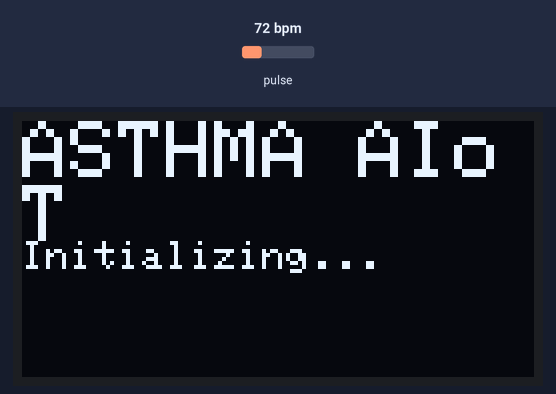
This sketch was run on a simulated ESP32. On the bench: 128×64 one-colour display. The test bench sets the inputs (shaded band); at power-on: pulse 72 bpm. WiFi joins after 1.5 s; servers stay silent unless stated; I2S audio is not simulated (input reads silence); not simulated (calls return 0 or success): secrets.h; what the sketch prints to the serial monitor is not drawn.

Above: at 1.1 s.
At 6.8 s:
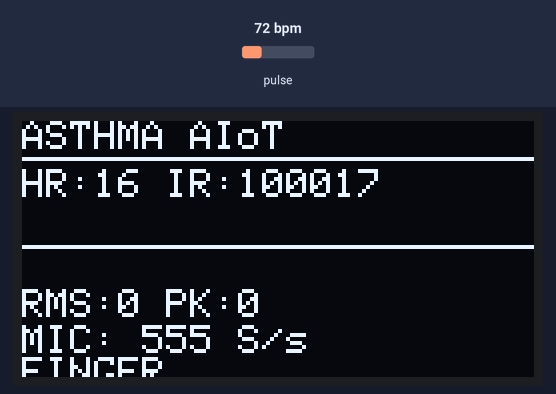
6.9 s: pulse set to 158 bpm
At 7.48 s:
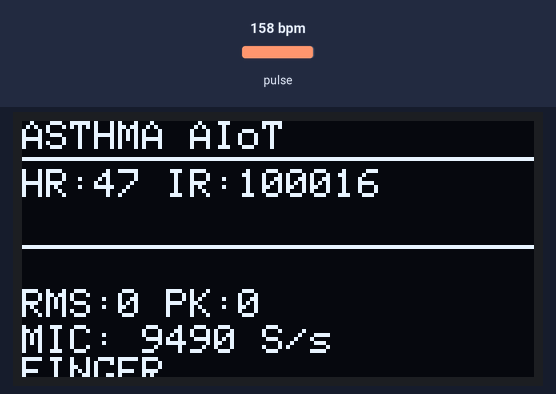
8.8 s: pulse set to 42 bpm
At 9.31 s:
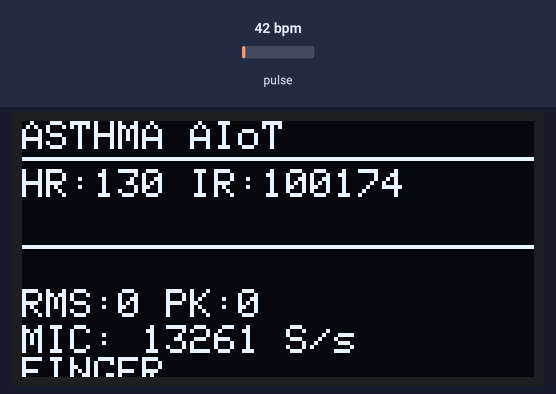
10.6 s: pulse set to 100 bpm
At 11.15 s:
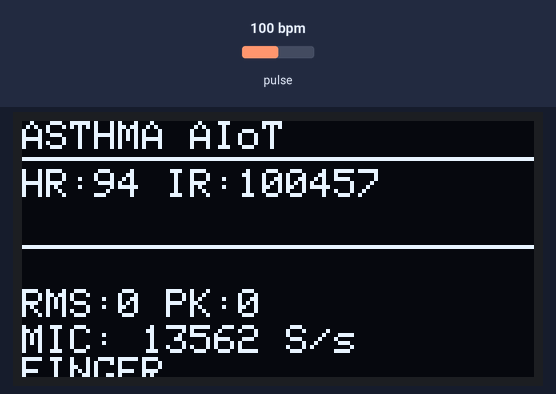
Timing chart, 0 to 13.6 s (numbered marks = the images above; inputs shaded):
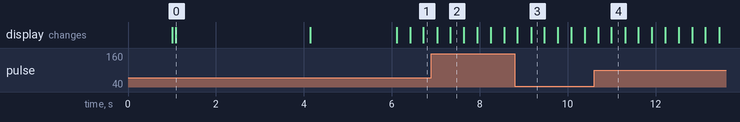

Measured:
- what the display in image 0 shows lasts 3.0 s, from 1.1 s to 4.1 s

The sketch:

main.ino
```cpp
#include <Arduino.h>

#include "inmp441_sensor.h"
#include "max30102_sensor.h"
#include "oled_display.h"
#include "wifi_manager.h"
#include "blynk_manager.h"

unsigned long lastDisplayUpdate = 0;

const unsigned long DISPLAY_INTERVAL = 200;

// Buffer waveform cho OLED (128 cot = rong man hinh)
static int16_t waveBuf[128];

void setup() {
  Serial.begin(115200);

  delay(1000);

  Serial.println();
  Serial.println("==============================");
  Serial.println("      ASTHMA AIoT");
  Serial.println("      MAIN FIRMWARE");
  Serial.println("==============================");

  // ==========================
  // OLED
  // ==========================

  Serial.println("[SYSTEM] Starting OLED...");

  if (!oled_init()) {
    Serial.println("[ERROR] OLED initialization failed!");

    while (true) {
      delay(1000);
    }
  }

  oled_showMessage("ASTHMA AIoT", "Initializing...");

  delay(500);

  // ==========================
  // MAX30102
  // ==========================

  Serial.println("[SYSTEM] Starting MAX30102...");

  if (!max30102_init()) {
    Serial.println("[ERROR] MAX30102 initialization failed!");

    oled_showError("MAX30102 ERROR");

    while (true) {
      delay(1000);
    }
  }

  delay(500);

  // ==========================
  // INMP441
  // ==========================

  Serial.println("[SYSTEM] Starting INMP441...");

  if (!inmp441_init()) {
    Serial.println("[ERROR] INMP441 initialization failed!");

    oled_showError("INMP441 ERROR");

    while (true) {
      delay(1000);
    }
  }

  delay(500);

  // ==========================
  // WIFI
  // ==========================

  Serial.println("[SYSTEM] Starting WiFi...");

  bool wifiOk = wifi_init();

  // ==========================
  // BLYNK
  // ==========================

  blynk_init();

  // ==========================
  // SYSTEM READY
  // ==========================

  Serial.println();
  Serial.println("==============================");
  Serial.println("      SYSTEM READY");
  Serial.printf("      WiFi : %s\n", wifiOk ? "CONNECTED" : "OFFLINE");
  Serial.println("==============================");

  oled_showReady();

  delay(1500);
}

void loop() {
  // ==========================
  // READ MAX30102
  // ==========================

  max30102_update();

  // ==========================
  // READ INMP441
  // ==========================

  inmp441_update();

  // ==========================
  // WIFI + BLYNK
  // ==========================

  wifi_update();

  blynk_setHealth(max30102_getAverageBPM(), max30102_hasFinger(),
                  inmp441_getRMS(), inmp441_getMeasuredRate());

  blynk_update();

  // ==========================
  // UPDATE OLED
  // ==========================

  if (millis() - lastDisplayUpdate >= DISPLAY_INTERVAL) {
    lastDisplayUpdate = millis();

    int waveLen = inmp441_readRaw(waveBuf, 128);

    oled_update(max30102_getBPM(), max30102_getAverageBPM(), max30102_getIR(),
                max30102_hasFinger(),

                inmp441_getRMS(), inmp441_getPeak(),
                inmp441_getMeasuredRate(), waveBuf, waveLen);
  }
}
```

blynk_manager.cpp
```cpp
// Luu y: secrets.h PHAI duoc include truoc BlynkSimpleEsp32.h
// vi BLYNK_TEMPLATE_ID / BLYNK_AUTH_TOKEN phai dinh nghia san

#define BLYNK_PRINT Serial

#include "secrets.h"

#include <BlynkSimpleEsp32.h>

#include "blynk_manager.h"

#include "wifi_manager.h"

// Push data moi 3 giay - tranh vuot rate limit cua Blynk
#define SEND_INTERVAL_MS 3000

// Virtual pins (tao trong Blynk Console -> Datastreams)
// V0 = Heart Rate (BPM)
// V1 = SpO2 (chua lam - buoc 2 trong ke hoach)
// V2 = Audio RMS
// V3 = Audio Status (chuoi)

struct {

  int avgBpm;

  bool finger;

  float rms;

  uint32_t audioRate;

} blynkCache = {0, false, 0, 0};

static unsigned long lastSendMs = 0;

// =========================
// INIT
// =========================

bool blynk_init() {

  Serial.println("[BLYNK] Configuring...");

  Blynk.config(BLYNK_AUTH_TOKEN);

  // Khong goi Blynk.connect() o day de tranh block.
  // Blynk.run() trong blynk_update() se tu ket noi khi co WiFi.
  Serial.println("[BLYNK] OK (se ket noi trong loop)");

  return true;
}

// =========================
// SET DATA
// =========================

void blynk_setHealth(int avgBpm, bool fingerDetected, float rms,
                     uint32_t audioRate) {

  blynkCache.avgBpm = avgBpm;

  blynkCache.finger = fingerDetected;

  blynkCache.rms = rms;

  blynkCache.audioRate = audioRate;
}

// =========================
// UPDATE
// =========================

void blynk_update() {

  if (!wifi_isConnected()) {

    return;
  }

  Blynk.run();

  if (!Blynk.connected()) {

    return;
  }

  if (millis() - lastSendMs < SEND_INTERVAL_MS) {

    return;
  }

  lastSendMs = millis();

  int bpm = (blynkCache.finger && blynkCache.avgBpm > 0) ? blynkCache.avgBpm : 0;

  Blynk.virtualWrite(V0, bpm);

  Blynk.virtualWrite(V2, (int)blynkCache.rms);

  bool audioOk = (blynkCache.audioRate > 14000 && blynkCache.audioRate < 18000);

  Blynk.virtualWrite(V3, audioOk ? "OK" : "NO DATA");
}

// =========================
// GETTERS
// =========================

bool blynk_isConnected() { return Blynk.connected(); }
```

blynk_manager.h
```cpp
#ifndef BLYNK_MANAGER_H
#define BLYNK_MANAGER_H

#include <Arduino.h>

// Config Blynk (khong block - ket noi dien ra trong blynk_update)
bool blynk_init();

// Goi trong loop - chay Blynk.run() va tu dong push data moi 3 giay
void blynk_update();

bool blynk_isConnected();

// Cap nhat gia tri moi nhat tu sensor - se duoc push trong blynk_update
void blynk_setHealth(int avgBpm, bool fingerDetected, float rms,
                     uint32_t audioRate);

#endif
```

inmp441_sensor.cpp
```cpp
#include "inmp441_sensor.h"

#include <driver/i2s.h>
#include <math.h>

// =========================
// I2S
// =========================

#define I2S_PORT I2S_NUM_0

#define I2S_SCK 14
#define I2S_WS 15
#define I2S_SD 16

// =========================
// AUDIO
// =========================

#define SAMPLE_RATE INMP441_SAMPLE_RATE
#define BUFFER_SIZE 256

// Report Serial moi 1 giay de kiem tra sample rate
#define STATS_INTERVAL_MS 1000

int32_t rawSamples[BUFFER_SIZE];

// Ring buffer RAW PCM int16 - du lieu dai dien cho AI training sau nay
static int16_t ringBuffer[INMP441_RING_BUFFER_SIZE];
static uint32_t ringWriteIndex = 0;

static uint32_t totalSamples = 0;
static uint32_t windowSamples = 0;
static uint32_t measuredRate = 0;

static unsigned long lastStatsMs = 0;
static unsigned long lastTimestampMs = 0;

static float rmsValue = 0;
static int32_t peakValue = 0;

// =========================
// INIT
// =========================

bool inmp441_init() {

  Serial.println();
  Serial.println("[INMP441] Initializing...");

  i2s_config_t config = {

      .mode = (i2s_mode_t)(I2S_MODE_MASTER | I2S_MODE_RX),

      .sample_rate = SAMPLE_RATE,

      .bits_per_sample = I2S_BITS_PER_SAMPLE_32BIT,

      .channel_format = I2S_CHANNEL_FMT_ONLY_LEFT,

      .communication_format = I2S_COMM_FORMAT_I2S,

      .intr_alloc_flags = ESP_INTR_FLAG_LEVEL1,

      // 16 x 128 = 2048 samples ~ 128 ms audio:
      // du cho ca nhung luc bus I2C (OLED/MAX30102) dang ban
      .dma_buf_count = 16,

      .dma_buf_len = 128,

      .use_apll = false,

      .tx_desc_auto_clear = false,

      .fixed_mclk = 0

  };

  i2s_pin_config_t pin_config = {

      .bck_io_num = I2S_SCK,

      .ws_io_num = I2S_WS,

      .data_out_num = I2S_PIN_NO_CHANGE,

      .data_in_num = I2S_SD

  };

  esp_err_t result;

  result = i2s_driver_install(I2S_PORT, &config, 0, NULL);

  if (result != ESP_OK) {

    Serial.println("[INMP441] Driver install failed!");

    return false;
  }

  result = i2s_set_pin(I2S_PORT, &pin_config);

  if (result != ESP_OK) {

    Serial.println("[INMP441] Pin configuration failed!");

    return false;
  }

  i2s_zero_dma_buffer(I2S_PORT);

  memset(ringBuffer, 0, sizeof(ringBuffer));
  ringWriteIndex = 0;
  totalSamples = 0;
  windowSamples = 0;
  measuredRate = 0;
  lastStatsMs = millis();
  lastTimestampMs = 0;

  Serial.println("[INMP441] OK");
  Serial.println("[INMP441] Sample rate: 16 kHz");
  Serial.println("[INMP441] RAW PCM: int16, ring buffer 1 sec");

  return true;
}

// =========================
// UPDATE
// =========================

void inmp441_update() {

  int64_t sum = 0;

  int32_t peak = 0;

  int readCount = 0;

  // Rut het du lieu co san trong DMA moi vong loop.
  // Mot lan doc chi lay toi da 256 sample, neu loop chay cham hon
  // toc do audio thi doc 1 lan se tran DMA -> mat sample.
  for (int n = 0; n < 8; n++) {

    size_t bytesRead = 0;

    esp_err_t result =
        i2s_read(I2S_PORT, rawSamples, sizeof(rawSamples), &bytesRead, 0);

    if (result != ESP_OK || bytesRead == 0) {

      break;
    }

    int sampleCount = bytesRead / sizeof(int32_t);

    for (int i = 0; i < sampleCount; i++) {

      // 24-bit trong khung 32-bit -> PCM int16 chuan (top 16 bit)
      int16_t sample = (int16_t)(rawSamples[i] >> 16);

      ringBuffer[ringWriteIndex] = sample;

      ringWriteIndex = (ringWriteIndex + 1) % INMP441_RING_BUFFER_SIZE;

      int32_t absolute = (sample < 0) ? -sample : sample;

      if (absolute > peak) {
        peak = absolute;
      }

      sum += (int64_t)sample * sample;
    }

    readCount += sampleCount;
  }

  if (readCount > 0) {

    rmsValue = sqrt((double)sum / readCount);

    totalSamples += readCount;

    windowSamples += readCount;

    lastTimestampMs = millis();
  }

  peakValue = peak;

  // =========================
  // SERIAL REPORT (1 sec)
  // =========================

  unsigned long now = millis();

  if (now - lastStatsMs >= STATS_INTERVAL_MS) {

    float elapsed = (now - lastStatsMs) / 1000.0;

    if (elapsed > 0) {
      measuredRate = (uint32_t)(windowSamples / elapsed);
    }

    Serial.println();
    Serial.println("[AUDIO]");
    Serial.printf("rate       = %u Hz\n", SAMPLE_RATE);
    Serial.printf("measured   = %u S/s\n", measuredRate);
    Serial.printf("samples    = %u\n", windowSamples);
    Serial.printf("total      = %u\n", totalSamples);
    Serial.printf("duration   = %.3f sec\n", elapsed);
    Serial.printf("RMS        = %.0f\n", rmsValue);
    Serial.printf("PEAK       = %d\n", peakValue);

    lastStatsMs = now;
    windowSamples = 0;
  }
}

// =========================
// GETTERS
// =========================

float inmp441_getRMS() { return rmsValue; }

int32_t inmp441_getPeak() { return peakValue; }

uint32_t inmp441_getSampleRate() { return SAMPLE_RATE; }

uint32_t inmp441_getTotalSamples() { return totalSamples; }

float inmp441_getDurationSeconds() {
  return (float)totalSamples / SAMPLE_RATE;
}

uint32_t inmp441_getMeasuredRate() { return measuredRate; }

unsigned long inmp441_getTimestampMs() { return lastTimestampMs; }

int inmp441_readRaw(int16_t *dest, int maxSamples) {

  if (dest == NULL || maxSamples <= 0) {
    return 0;
  }

  int available = INMP441_RING_BUFFER_SIZE;

  if ((uint32_t)available > totalSamples) {
    available = totalSamples;
  }

  if (available > maxSamples) {
    available = maxSamples;
  }

  // Vitri sample cu nhat con lai trong ring buffer
  uint32_t start = (ringWriteIndex + INMP441_RING_BUFFER_SIZE - available) %
                   INMP441_RING_BUFFER_SIZE;

  for (int i = 0; i < available; i++) {
    dest[i] = ringBuffer[(start + i) % INMP441_RING_BUFFER_SIZE];
  }

  return available;
}
```

inmp441_sensor.h
```cpp
#ifndef INMP441_SENSOR_H
#define INMP441_SENSOR_H

#include <Arduino.h>

// =========================
// AUDIO CONFIG
// =========================

#define INMP441_SAMPLE_RATE 16000

// Ring buffer 1 giay audio (int16 PCM), dung de xuat RAW cho data logger sau nay
#define INMP441_RING_BUFFER_SIZE 16000

bool inmp441_init();
void inmp441_update();

// Monitoring (gia tri tinh tren window gan nhat)
float inmp441_getRMS();
int32_t inmp441_getPeak();

// Raw audio status
uint32_t inmp441_getSampleRate();
uint32_t inmp441_getTotalSamples();
float inmp441_getDurationSeconds();

// So sample/thuc te doc duoc trong 1 giay gan nhat (kiem tra rate ~ 16000)
uint32_t inmp441_getMeasuredRate();

// Timestamp (ms) cua lan doc sample gan nhat
unsigned long inmp441_getTimestampMs();

// Copy RAW PCM (int16) ra buffer ngoai - cho data logger / AI sau nay
// Tra ve so sample da copy (theo thu tu cu -> moi)
int inmp441_readRaw(int16_t *dest, int maxSamples);

#endif
```

max30102_sensor.cpp
```cpp
#include "max30102_sensor.h"

#include "MAX30105.h"
#include "heartRate.h"
#include <Wire.h>

// =========================
// PIN
// =========================

#define MAX30102_SDA 8
#define MAX30102_SCL 9

// =========================
// CONFIG
// =========================

#define FINGER_THRESHOLD 50000

const byte RATE_SIZE = 4;

// =========================
// SENSOR
// =========================

MAX30105 particleSensor;

// =========================
// HEART RATE
// =========================

byte rates[RATE_SIZE];

byte rateSpot = 0;

long lastBeat = 0;

float beatsPerMinute = 0;

int beatAvg = 0;

// Cache gia tri IR cua lan doc gan nhat - tranh doc I2C nhieu lan moi loop
// (bus I2C bi chiem se lam INMP441 mat sample do DMA tran)
static long lastIRValue = 0;

// =========================
// INIT
// =========================

bool max30102_init() {

  Serial.println();
  Serial.println("[MAX30102] Initializing...");

  if (!particleSensor.begin(Wire, I2C_SPEED_FAST)) {

    Serial.println("[MAX30102] Sensor not found!");

    return false;
  }

  particleSensor.setup();

  particleSensor.setPulseAmplitudeRed(0x1F);

  particleSensor.setPulseAmplitudeIR(0x1F);

  particleSensor.setPulseAmplitudeGreen(0);

  Serial.println("[MAX30102] OK");

  return true;
}

// =========================
// UPDATE
// =========================

void max30102_update() {

  lastIRValue = particleSensor.getIR();

  long irValue = lastIRValue;

  // =========================
  // NO FINGER
  // =========================

  if (irValue < FINGER_THRESHOLD) {

    beatsPerMinute = 0;
    beatAvg = 0;

    return;
  }

  // =========================
  // BEAT DETECTION
  // =========================

  if (checkForBeat(irValue)) {

    long delta = millis() - lastBeat;

    lastBeat = millis();

    beatsPerMinute = 60.0 / (delta / 1000.0);

    if (beatsPerMinute > 20 && beatsPerMinute < 255) {

      rates[rateSpot++] = (byte)beatsPerMinute;

      rateSpot %= RATE_SIZE;

      beatAvg = 0;

      for (byte x = 0; x < RATE_SIZE; x++) {

        beatAvg += rates[x];
      }

      beatAvg /= RATE_SIZE;
    }
  }
}

// =========================
// GETTERS
// =========================

long max30102_getIR() { return lastIRValue; }

float max30102_getBPM() { return beatsPerMinute; }

int max30102_getAverageBPM() { return beatAvg; }

bool max30102_hasFinger() { return lastIRValue >= FINGER_THRESHOLD; }
```

max30102_sensor.h
```cpp
#ifndef MAX30102_SENSOR_H
#define MAX30102_SENSOR_H

#include <Arduino.h>

bool max30102_init();
void max30102_update();

long max30102_getIR();

float max30102_getBPM();
int max30102_getAverageBPM();

bool max30102_hasFinger();

#endif
```

oled_display.h
```cpp
#ifndef OLED_DISPLAY_H
#define OLED_DISPLAY_H

#include <Arduino.h>

bool oled_init();

void oled_showMessage(const char *title, const char *message);

void oled_showError(const char *message);

void oled_showReady();

void oled_update(float bpm, int averageBpm, long irValue, bool fingerDetected,

                 float rms, int32_t peak, uint32_t audioRate,

                 const int16_t *wave, int waveLen);

#endif
```

wifi_manager.cpp
```cpp
#include "wifi_manager.h"

#include "secrets.h"
#include <WiFi.h>

// Thu lai moi 10 giay khi mat ket noi
#define RECONNECT_INTERVAL_MS 10000

#define CONNECT_TIMEOUT_MS 15000

static unsigned long lastReconnectMs = 0;

// =========================
// INIT
// =========================

bool wifi_init() {

  Serial.println();
  Serial.println("[WIFI] Connecting to: " + String(WIFI_SSID));

  WiFi.mode(WIFI_STA);

  WiFi.setHostname("ASTHMA-AIOT");

  WiFi.begin(WIFI_SSID, WIFI_PASS);

  unsigned long start = millis();

  while (WiFi.status() != WL_CONNECTED && millis() - start < CONNECT_TIMEOUT_MS) {

    delay(250);

    Serial.print(".");
  }

  Serial.println();

  if (WiFi.status() == WL_CONNECTED) {

    Serial.printf("[WIFI] OK - IP: %s, RSSI: %d dBm\n",
                  WiFi.localIP().toString().c_str(), WiFi.RSSI());

    return true;
  }

  Serial.println("[WIFI] Khong ket noi duoc - he thong van chay offline");

  return false;
}

// =========================
// UPDATE
// =========================

void wifi_update() {

  if (WiFi.status() == WL_CONNECTED) {

    lastReconnectMs = millis();

    return;
  }

  if (millis() - lastReconnectMs < RECONNECT_INTERVAL_MS) {

    return;
  }

  lastReconnectMs = millis();

  Serial.println("[WIFI] Mat ket noi - reconnecting...");

  WiFi.disconnect();

  WiFi.begin(WIFI_SSID, WIFI_PASS);
}

// =========================
// GETTERS
// =========================

bool wifi_isConnected() { return WiFi.status() == WL_CONNECTED; }

int32_t wifi_getRSSI() { return WiFi.RSSI(); }

String wifi_getIP() { return WiFi.localIP().toString(); }
```

wifi_manager.h
```cpp
#ifndef WIFI_MANAGER_H
#define WIFI_MANAGER_H

#include <Arduino.h>

// Ket noi WiFi (block toi da 15s). Tra ve true neu ket noi duoc.
// Neu that bai, he thong van tiep tuc chay offline.
bool wifi_init();

// Goi trong loop - tu reconnect khi mat ket noi
void wifi_update();

bool wifi_isConnected();

int32_t wifi_getRSSI();

String wifi_getIP();

#endif
```

Source omitted: oled_display.cpp (4997 bytes)
